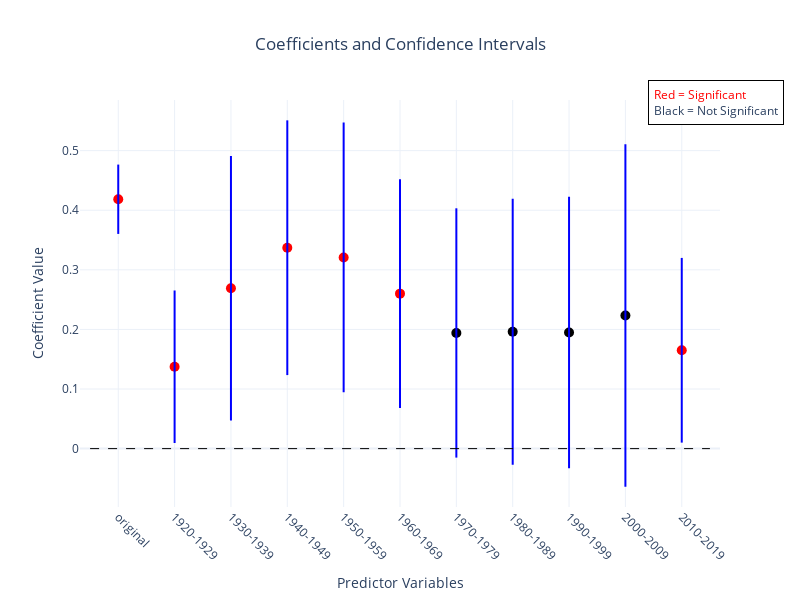

Write notebook code for a chart like this one.
### Code cell
# Here we plot the error bars for the coefficients of the regression

vote_coefs = plot_significance_plotly_regression_all(model, "DataStory/vote_average_errorbar.html")

### Figure 1 — Plotly figure (JSON) as saved in the notebook; plotly's stock layout.template omitted (floating-point values rounded to 4 significant figures)
{"data": [{"marker": {"color": "red", "size": 10}, "mode": "markers", "name": "original Coef", "type": "scatter", "x": ["original"], "y": [0.4184]}, {"line": {"color": "blue", "width": 2}, "mode": "lines", "showlegend": false, "type": "scatter", "x": ["original", "original"], "y": [0.3602, 0.4766]}, {"marker": {"color": "red", "size": 10}, "mode": "markers", "name": "1920-1929 Coef", "type": "scatter", "x": ["1920-1929"], "y": [0.1373]}, {"line": {"color": "blue", "width": 2}, "mode": "lines", "showlegend": false, "type": "scatter", "x": ["1920-1929", "1920-1929"], "y": [0.009365, 0.2653]}, {"marker": {"color": "red", "size": 10}, "mode": "markers", "name": "1930-1939 Coef", "type": "scatter", "x": ["1930-1939"], "y": [0.2691]}, {"line": {"color": "blue", "width": 2}, "mode": "lines", "showlegend": false, "type": "scatter", "x": ["1930-1939", "1930-1939"], "y": [0.047, 0.4911]}, {"marker": {"color": "red", "size": 10}, "mode": "markers", "name": "1940-1949 Coef", "type": "scatter", "x": ["1940-1949"], "y": [0.3371]}, {"line": {"color": "blue", "width": 2}, "mode": "lines", "showlegend": false, "type": "scatter", "x": ["1940-1949", "1940-1949"], "y": [0.1234, 0.5508]}, {"marker": {"color": "red", "size": 10}, "mode": "markers", "name": "1950-1959 Coef", "type": "scatter", "x": ["1950-1959"], "y": [0.3208]}, {"line": {"color": "blue", "width": 2}, "mode": "lines", "showlegend": false, "type": "scatter", "x": ["1950-1959", "1950-1959"], "y": [0.09448, 0.5471]}, {"marker": {"color": "red", "size": 10}, "mode": "markers", "name": "1960-1969 Coef", "type": "scatter", "x": ["1960-1969"], "y": [0.26]}, {"line": {"color": "blue", "width": 2}, "mode": "lines", "showlegend": false, "type": "scatter", "x": ["1960-1969", "1960-1969"], "y": [0.06815, 0.4519]}, {"marker": {"color": "black", "size": 10}, "mode": "markers", "name": "1970-1979 Coef", "type": "scatter", "x": ["1970-1979"], "y": [0.1941]}, {"line": {"color": "blue", "width": 2}, "mode": "lines", "showlegend": false, "type": "scatter", "x": ["1970-1979", "1970-1979"], "y": [-0.01507, 0.4032]}, {"marker": {"color": "black", "size": 10}, "mode": "markers", "name": "1980-1989 Coef", "type": "scatter", "x": ["1980-1989"], "y": [0.1962]}, {"line": {"color": "blue", "width": 2}, "mode": "lines", "showlegend": false, "type": "scatter", "x": ["1980-1989", "1980-1989"], "y": [-0.02695, 0.4194]}, {"marker": {"color": "black", "size": 10}, "mode": "markers", "name": "1990-1999 Coef", "type": "scatter", "x": ["1990-1999"], "y": [0.1949]}, {"line": {"color": "blue", "width": 2}, "mode": "lines", "showlegend": false, "type": "scatter", "x": ["1990-1999", "1990-1999"], "y": [-0.03287, 0.4226]}, {"marker": {"color": "black", "size": 10}, "mode": "markers", "name": "2000-2009 Coef", "type": "scatter", "x": ["2000-2009"], "y": [0.2234]}, {"line": {"color": "blue", "width": 2}, "mode": "lines", "showlegend": false, "type": "scatter", "x": ["2000-2009", "2000-2009"], "y": [-0.06382, 0.5105]}, {"marker": {"color": "red", "size": 10}, "mode": "markers", "name": "2010-2019 Coef", "type": "scatter", "x": ["2010-2019"], "y": [0.165]}, {"line": {"color": "blue", "width": 2}, "mode": "lines", "showlegend": false, "type": "scatter", "x": ["2010-2019", "2010-2019"], "y": [0.01006, 0.32]}], "layout": {"annotations": [{"align": "left", "bgcolor": "white", "bordercolor": "black", "borderpad": 5, "borderwidth": 1, "font": {"size": 12}, "showarrow": false, "text": "<br><span style='color:red'>Red = Significant</span><br>Black = Not Significant", "x": 1.1, "xref": "paper", "y": 1.05, "yref": "paper"}], "autosize": true, "height": 600, "shapes": [{"line": {"color": "black", "dash": "dash", "width": 1}, "type": "line", "x0": -0.5, "x1": 10.5, "y0": 0, "y1": 0}], "showlegend": false, "title": {"text": "Coefficients and Confidence Intervals", "x": 0.5, "xanchor": "center"}, "width": 800, "xaxis": {"tickangle": 45, "ticktext": ["original", "1920-1929", "1930-1939", "1940-1949", "1950-1959", "1960-1969", "1970-1979", "1980-1989", "1990-1999", "2000-2009", "2010-2019"], "tickvals": [0, 1, 2, 3, 4, 5, 6, 7, 8, 9, 10], "title": {"text": "Predictor Variables"}}, "yaxis": {"title": {"text": "Coefficient Value"}}}}
